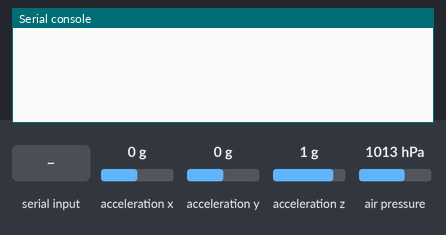
Bench run of a program on a simulated Raspberry Pi Pico running CircuitPython. Shown: the last lines printed to the serial console. The inputs (shaded band) are chosen by the test bench; at power-on: acceleration z 1 g, acceleration x 0 g, acceleration y 0 g, air pressure 1013 hPa.

Above: at 1.2 s.
1.3 s: "Start" received over the second serial link
At 2.8 s:
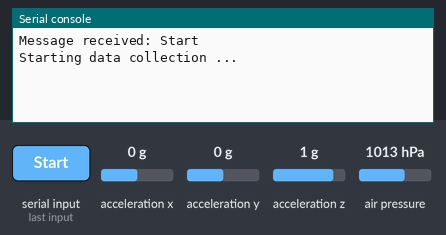
3.1 s: acceleration z set to 0 g
At 4.4 s:
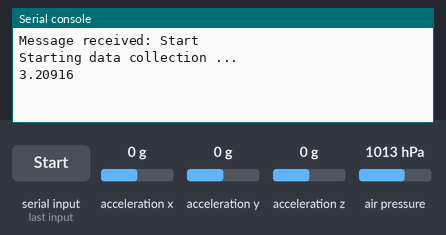
4.7 s: acceleration x set to -1.4 g
At 5.9 s:
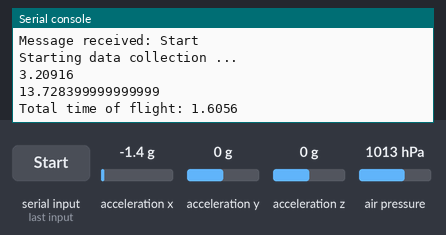
6.3 s: "Ready for max height" received over the second serial link
At 7.5 s:
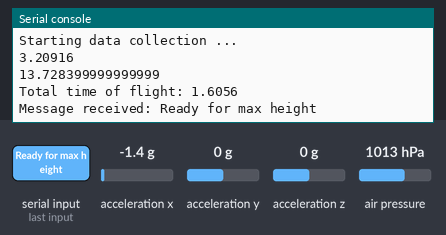
8.1 s: "Ready for time" received over the second serial link
At 9.0 s:
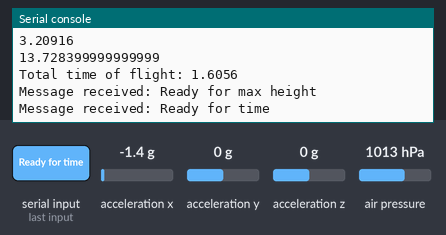
9.9 s: "1" received over the second serial link
At 11.7 s:
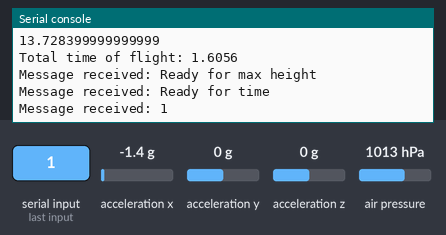

Measured:
- after the input at 1.3 s, the serial console: prints a new line after 0.30 s (image 1)
- after the input at 3.1 s, the serial console: prints a new line after 0.11 s (image 2)
- after the input at 4.7 s, the serial console: prints a new line after 0.11 s (image 3)
- after the input at 6.3 s, the serial console: prints a new line after 0.32 s (image 4)
- after the input at 8.1 s, the serial console: prints a new line after 0.32 s (image 5)
- after the input at 9.9 s, the serial console: prints a new line after 0.33 s (image 6)

The program:

commsProjectile.py
```python
# type: ignore
# communicate over uart between boards
# code from https://learn.adafruit.com/uart-communication-between-two-circuitpython-boards/code

import busio
import board
from ulab import numpy as np
from time import sleep, monotonic

uart = busio.UART(board.GP0, board.GP1, baudrate=9600, timeout=0)

from projectileLib import findMax, getMessage, findMag

sdaPin = board.GP2  # define which SDA & SCL pins to use - HAVE TO BE CONNECTED TO SAME I2C ON PICO
sclPin = board.GP3
i2c = busio.I2C(sclPin, sdaPin)

"""altimeter"""
import adafruit_mpl3115a2

altimeter = adafruit_mpl3115a2.MPL3115A2(i2c, address = 0x60)  # set up altimeter
groundLevel = altimeter.altitude  # alimeter measures from sea level - set intial val of ground level

"""accelerometer"""
import adafruit_mpu6050 as imu

mpu = imu.MPU6050(i2c)  # set up mpu sensor accelerometer
launched = False

while True:
    message = getMessage(uart)
    # print(message)

    if message == "Start":
        alts = []
        # Start data collection sequence
        print("Starting data collection ...")

        times = []
        while message == "Start" or message == 0 or message == "":
            message = getMessage(uart)  # check constantly for message
            # print(message)
            alt = altimeter.altitude  # pull the current altitude
            abvG = alt - groundLevel  # above ground height is the difference between altitude and ground level
            alts.append(abvG)  # accumulate a list of all the altitudes recorded by the altimeter

            accel = findMag(mpu.acceleration)  # magnitude of acceleration
            # print(accel)

            if abs(accel) < 3 and launched == False:  # when projectile enters freefall
                launchTime = monotonic()  # record the time it launched
                print(launchTime)
                launched = True

            if abs(accel) > 11 and launched == True:  # when it experiences an acceleration from hitting the ground
                stopTime = monotonic()  # record the time it hit the ground
                print(accel)
                totalTime =  round((stopTime - launchTime), 4)  # find time between start and stop - tof, and round to 4 dec
                times.append(totalTime)

                if len(times) > 1:  # in case mutiple values are found take the longest time - should avoid bounce activations
                    totalTime = max(times)

                print(f"Total time of flight: {totalTime}")

                launched = False


    if message == "Stop":
        # Stop collecting data
        print("Ending data collection")
        print(f"time of flight: {totalTime}")

        print(alts)

        altsFinal = np.array(alts)  # make altitudes into a numpy array so it can be used
        max = round(findMax(altsFinal), 4)  # take maxmimum value, round to 4 decimals, and print
        print(f"Max height: {max}")

        """send data to control box"""
        uart.write(bytes(f"Sending data...", "ascii"))
        # print("Sending time of flight")
        message = getMessage(uart)
        # print(message)

        while message == 0:  # keep checking for message
            message = getMessage(uart)

        # will send max queue first and then time
        if message == "Ready for max height":  # when confirmation is received, send max height
            uart.write(bytes(f" {str(max)}", "ascii"))  # need to add one space before message so that it can read that a byte is sent before getting the whole message

        message = getMessage(uart)  # kepep checking for message
        # print(message)

        while message == 0:
            message = getMessage(uart)

        if message == "Ready for time":
            uart.write(bytes(f" {str(totalTime)}", "ascii"))
```

projectileLib.py
```python
# type: ignore

from ulab import numpy as np

def findMax(vals):
    real_vals = []
    medianVal = np.median(vals)
    # print("MEDIAN:", medianVal)
    devs = []

    for d in range(len(vals)):  # make a list of all the deviations from the median (mean ends up too skewed)
        devs.append(vals[d] - medianVal)

    deviation = np.sqrt((sum(devs))/len(vals))  # add them up and find the standard deviation
    # print("DEVIATION:", deviation)

    for i in reversed(range(len(vals))): # cycle backward through list so as not to mess up indices
        # print(vals)
        zScore = (vals[i]-medianVal)/deviation # find the z-score (how far removed from the data it is) based on median
        # print(vals[i])
        # print("z-score:", zScore)

        if zScore <= 3:  # # add all close enough vals to real vals list, excluding outliers > 3 stdevs from the median
            real_vals.append(vals[i])
            # print(real_vals)

    maxVal = max(real_vals)

    return maxVal

from time import sleep

def getMessage(uart):
    message = 0

    byte_read = uart.read(40)  # Read a bunch of bytes to make sure it gets the whole message
    # print(byte_read)
    sleep(.2)  # make sure it has enough tine to read the whole message while not causing awkward delay

    if not byte_read:
        # Nothing read.
        pass

    if byte_read == b'\x00' or byte_read == b'\x00\x00' or byte_read == b'\x00\x00\x00':
        # unplug error
        pass

    if byte_read and byte_read != b'\x00' and byte_read != b'\x00\x00' and byte_read != b'\x00\x00\x00':
        message = byte_read.decode()  # decode bytes into a string
        # print(message)
        print(f"Message received: {message}")

    return message

def findMag(vals):  # find magnitude of a vector
    return np.sqrt(sum(i**2 for i in vals))
```
